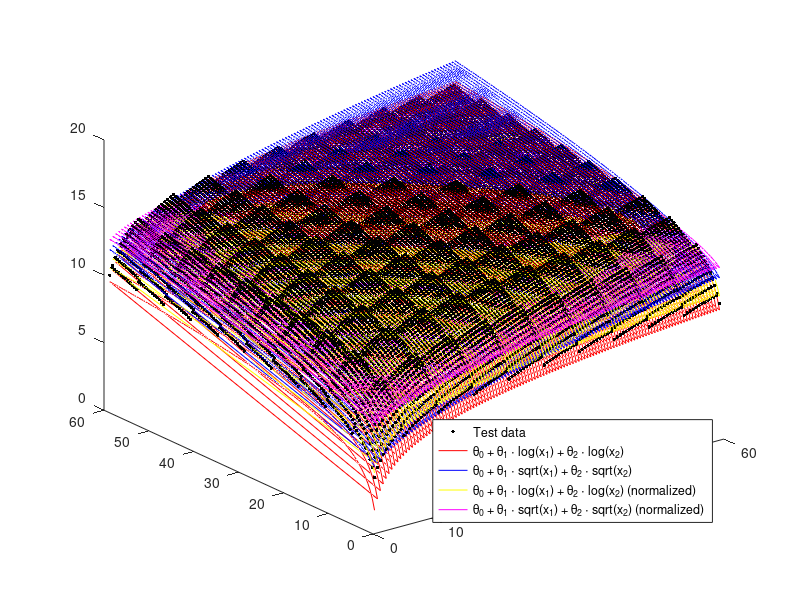
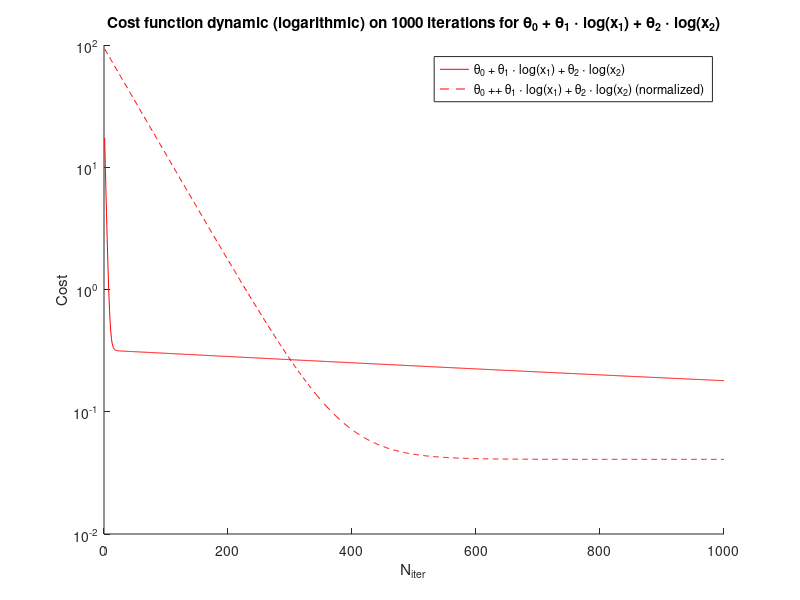
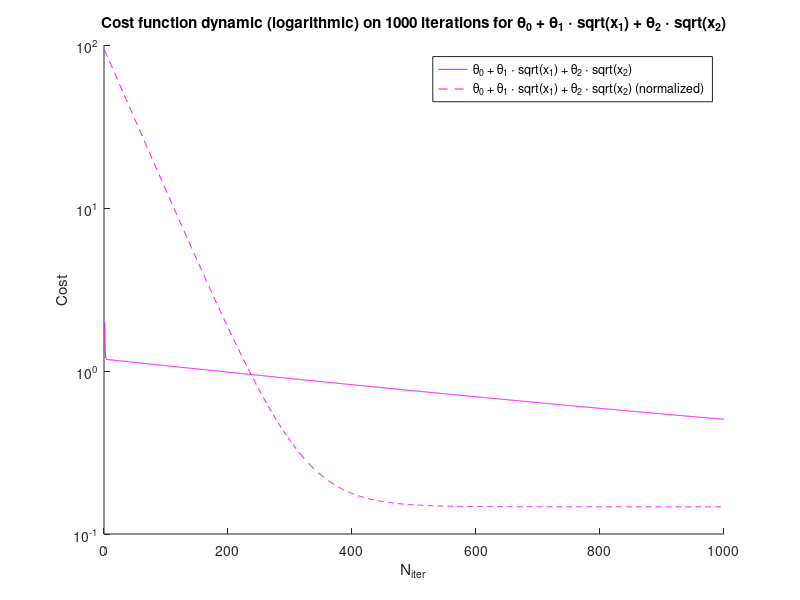

The MATLAB source for these figures, in order:
close all force;
clear;
clc;

disp("--- You are running 'f01_simple_regression' file now ---")

% ------------------------ Functions ------------------------

function J = cost(X, y, theta)
    J = (1 / (2*rows(X))) * (norm(X*theta - y) ^ 2 );
endfunction

function [theta, J_history] = gradientDescent(X, y, theta, alpha, iteration_count)
    m = length(X);
    for i = 1:iteration_count
        theta = theta - (alpha / m) * X' * ( X * theta - y);
        J_history(i) = cost(X, y, theta);
    endfor
endfunction

function X_norm = featureNormalize(X)
    mu = mean(X);                     % we would've also needed to return mu and sigma if new values were to be predicted
    sigma = std(X);
    X_norm = (X - mu) ./ sigma;
endfunction

% -----------------------------------------------------------


range = [1:0.5:60];

% Can also use meshgrid(), see https://stackoverflow.com/questions/7446946/how-to-generate-all-pairs-from-two-vectors-in-matlab-using-vectorised-code
x = [(ones(length(range), 1) * range)(:), (ones(length(range), 1) * range)'(:)];
x1 = x(:,1);
x2 = x(:,2);

y = (1.5 * log(x1) + log (rem(x1, 6) + 6)) + (1.5 * log(x2) + log (rem(x2, 6) + 6));     % some nice function :)
plot3(x1, x2, y, '.k', 'marker', '.', 'markersize', 8);
m = length(x);                                         % count of training examples

% Suppose we want to try approximating our function with two hypotheses:
X1 = [ones(m, 1), log(x1), log(x2)];       % 1) h_theta(x) = theta0 + theta1 * log(x1) + theta2 * log(x2)
X2 = [ones(m, 1), sqrt(x1), sqrt(x2)];     % 3) h_theta(x) = theta0 + theta1 * sqrt(x1)+ theta2 * sqrt(x2)

% Same 2 hypotheses, now with normalized values
X1_norm = [ones(m, 1), featureNormalize(log(x1)), featureNormalize(log(x2))];
X2_norm = [ones(m, 1), featureNormalize(sqrt(x1)), featureNormalize(sqrt(x2))];

theta = [0; 1; 1];                  % Let's start with theta0 = 0, theta1 = 1 and theta2 = 1

alpha = 0.01;
iteration_count = 1000;

[theta1, J_history1] = gradientDescent(X1, y, theta, alpha, iteration_count);
[theta2, J_history2] = gradientDescent(X2, y, theta, alpha, iteration_count);
[theta1_norm, J_history1_norm] = gradientDescent(X1_norm, y, theta, alpha, iteration_count);
[theta2_norm, J_history2_norm] = gradientDescent(X2_norm, y, theta, alpha, iteration_count);

hold on;                         % don't erase existing plot

plot3(x1, x2, X1*theta1, '-r');
plot3(x1, x2, X2*theta2, '-b');
plot3(x1, x2, X1_norm*theta1_norm, '-y');
plot3(x1, x2, X2_norm*theta2_norm, '-m');
legend('Test data','\theta_0 + \theta_1 \cdot log(x_1) + \theta_2 \cdot log(x_2)','\theta_0 + \theta_1 \cdot sqrt(x_1) + \theta_2 \cdot sqrt(x_2)', '\theta_0 + \theta_1 \cdot log(x_1) + \theta_2 \cdot log(x_2) (normalized)','\theta_0 + \theta_1 \cdot sqrt(x_1) + \theta_2 \cdot sqrt(x_2) (normalized)', 'location', 'southeast');

fprintf('Cost for theta0 + theta1 * log(x) = %f\n', [cost(X1, y, theta1)]);
fprintf('Cost for theta0 + theta1 * log(x) (normalized) = %f\n', [cost(X1_norm, y, theta1_norm)]);
fprintf('Cost for theta0 + theta1 * x = %f\n', [cost(X2, y, theta2)]);
fprintf('Cost for theta0 + theta1 * x (normalized) = %f \n' , [cost(X2_norm, y, theta2_norm)]);

figure (2);       % open new window
hold on;

iters1000 = [1:1000];
title('Cost function dynamic (logarithmic) on 1000 iterations for \theta_0 + \theta_1 \cdot log(x_1) + \theta_2 \cdot log(x_2)');
xlabel('N_{iter}');
ylabel('Cost');
semilogy(iters1000, J_history1(1:1000), '-r');
semilogy(iters1000, J_history1_norm(1:1000), '--r');
legend('\theta_0 + \theta_1 \cdot log(x_1) + \theta_2 \cdot log(x_2)', '\theta_0 ++ \theta_1 \cdot log(x_1) + \theta_2 \cdot log(x_2) (normalized)');

figure (3);       % open new window
hold on;

title('Cost function dynamic (logarithmic) on 1000 iterations for \theta_0 + \theta_1 \cdot sqrt(x_1) + \theta_2 \cdot sqrt(x_2)');
xlabel('N_{iter}');
ylabel('Cost');
semilogy(iters1000, J_history2(1:1000), '-m');
semilogy(iters1000, J_history2_norm(1:1000), '--m');
legend('\theta_0 + \theta_1 \cdot sqrt(x_1) + \theta_2 \cdot sqrt(x_2)','\theta_0 + \theta_1 \cdot sqrt(x_1) + \theta_2 \cdot sqrt(x_2) (normalized)');


